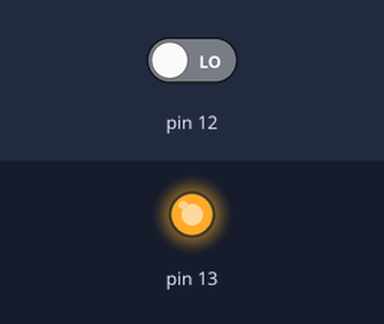
Bench run of a sketch on a simulated Arduino Uno, built with avr-gcc and run on an emulated ATmega328P. On the bench: output pins drawn as LEDs (lit = HIGH). The test bench sets the inputs (shaded band); at power-on: pin 12 LOW. What the sketch prints to the serial monitor is not drawn.

Above: at 0.1 s.
Timing chart, 0 to 1.6 s (numbered marks = the images above):
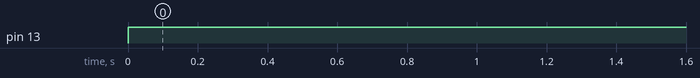

Measured:
- by itself, pin 13: LOW → HIGH at 0.00 s

The sketch:

simple_door_actu_test.ino
```cpp
void setup() {
  // put your setup code here, to run once:
  Serial.begin(9600);
  pinMode(13, OUTPUT);
  pinMode(12, INPUT);
}

void loop() {
  // put your main code here, to run repeatedly:
  digitalWrite(13, 100);
  // int x = analogRead(A8);
  int x = digitalRead(12);
  Serial.println(x);
  delay(1000);
}
```
